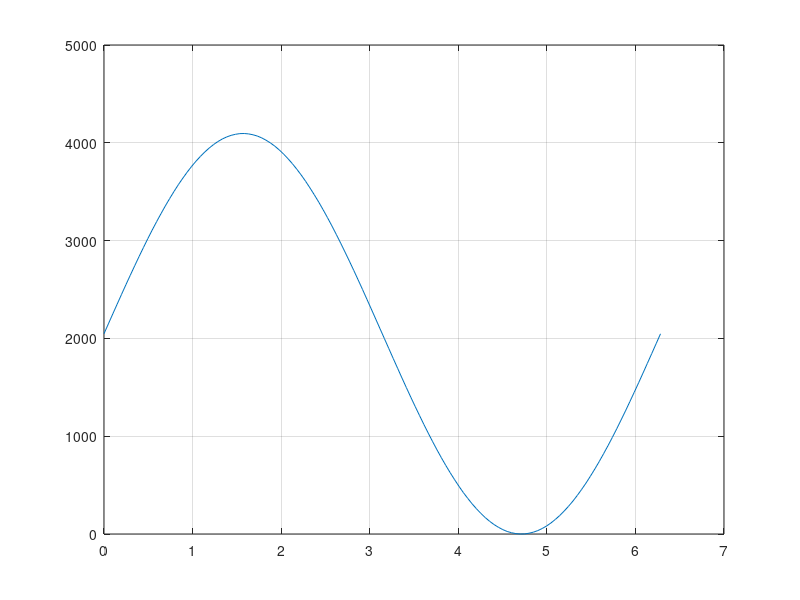

Reproduce this figure in MATLAB. (Note: this script raises an error after producing the figure.)
clear; clc;   % Clear The Previous Points
Ns     = 128; % Set The Number of Sample Points
RES    = 12;  % Set The DAC Resolution
OFFSET = 0;   % Set An Offset Value For The DAC Output

T = 0:((2*pi/(Ns-1))):(2*pi);
Y = sin(T);
Y = Y + 1;    
Y = Y*((2^RES-1)-2*OFFSET)/(2+OFFSET);
Y = round(Y);                  
plot(T, Y);
grid

fprintf('%d, %d, %d, %d, %d, %d, %d, %d, %d, %d, %d, %d, %d, %d, %d, \n', Y);


fileID = fopen('.txt','w');
fprintf(fileID,'%6s %12s\n','x','exp(x)');
fprintf(fileID,'%6.2f %12.8f\n',A);
fclose(fileID);